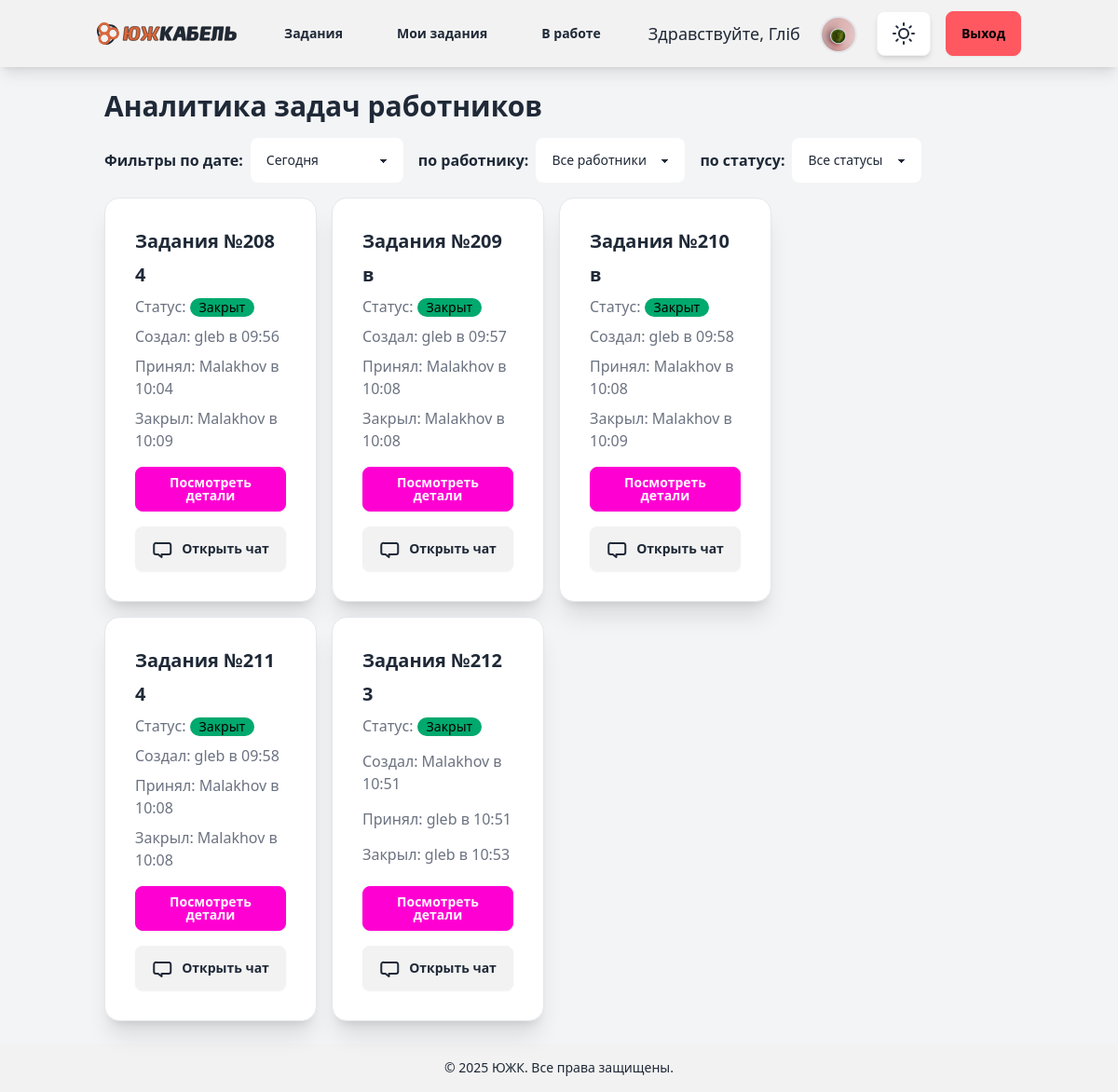
Page /ticket_list_for_boss (signed in) on the earlier database version.
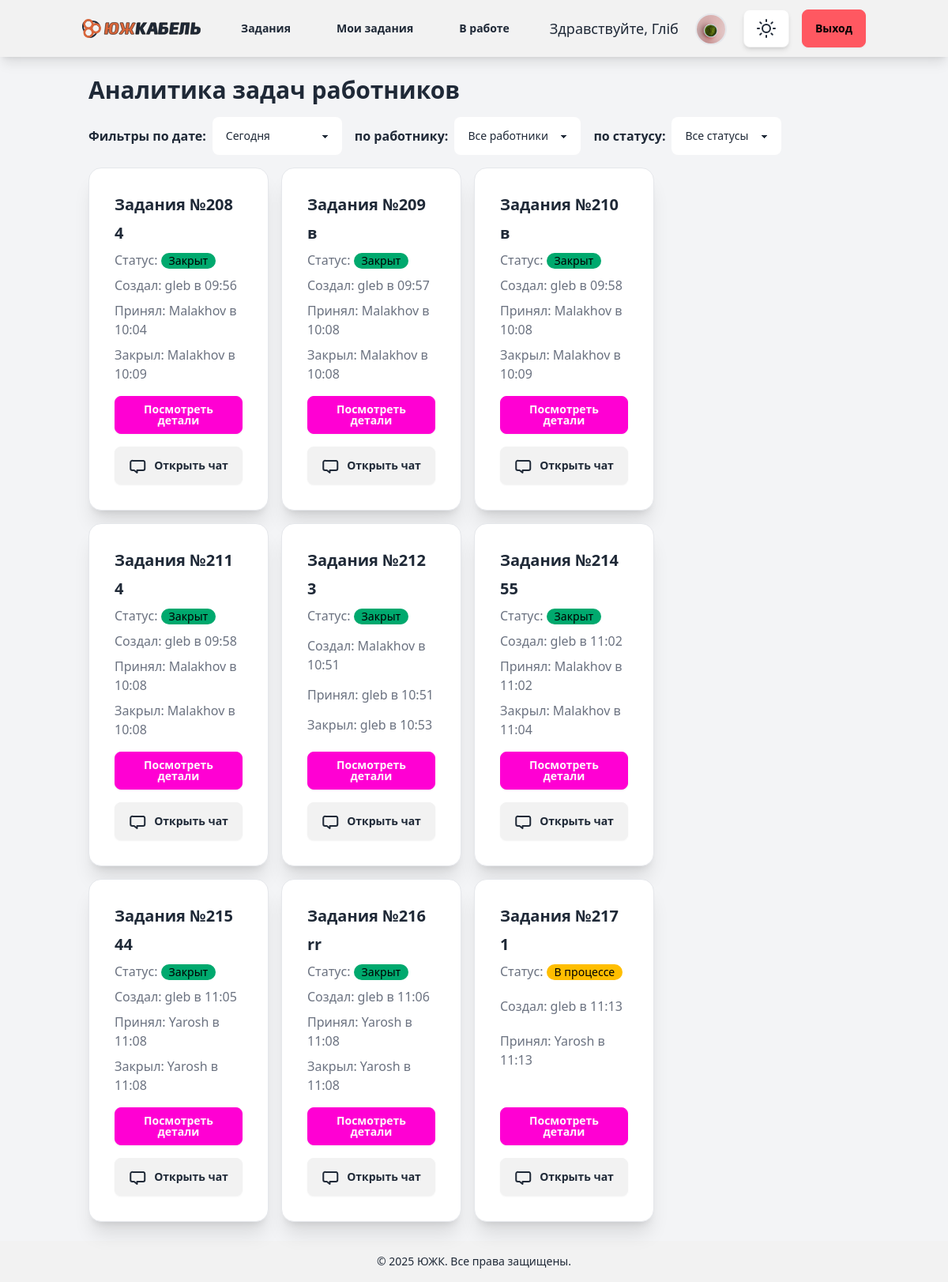
Same page on the later database version.
### account/models.py (models this page shows, shortened)
class CustomUser(AbstractUser):
    department = models.ForeignKey(Department, on_delete=models.SET_NULL, null=True, blank=True)
    position = models.ForeignKey(Position, on_delete=models.SET_NULL, null=True, blank=True, related_name="users")

class Profile(models.Model):
    user = models.OneToOneField(settings.AUTH_USER_MODEL, on_delete=models.CASCADE)
    date_of_birthday = models.DateField(blank=True, null=True)
    photo = models.ImageField(upload_to='users/%Y/%m/%d/', blank=True)
    number = models.CharField(max_length=10, blank=True, null=True)

### tickets/models.py (models this page shows, shortened)
class Ticket(models.Model):
    STATUS_CHOICES = [
        ('open', 'Open'),
        ('in_progress', 'In Progress'),
        ('closed', 'Closed'),
    ]
    title = models.CharField(max_length=200)
    description = models.TextField()
    status = models.CharField(max_length=20, choices=STATUS_CHOICES, default='open')
    created_by = models.ForeignKey(CustomUser, on_delete=models.CASCADE, related_name='tickets_created')
    accepted_by = models.ForeignKey(CustomUser, on_delete=models.CASCADE, related_name='tickets_accepted', null=True,
                                    blank=True)
    department = models.ForeignKey(Department, on_delete=models.CASCADE, related_name='tickets', null=True, blank=True)
    position = models.ForeignKey(Position, on_delete=models.CASCADE, related_name='tickets', null=True, blank=True)
    old_department = models.ForeignKey(Department, on_delete=models.SET_NULL, related_name='old_department', null=True, blank=True)
    old_position = models.ForeignKey(Position, on_delete=models.SET_NULL, related_name='old_position', null=True, blank=True)
    attachment = models.FileField(upload_to='tickets/', null=True, blank=True)
    created_at = models.DateTimeField(auto_now_add=True)
    accepted_at = models.DateTimeField(null=True, blank=True)
    closed_at = models.DateTimeField(null=True, blank=True)
    updated_at = models.DateTimeField(auto_now=True)
    completion_comment = models.TextField(null=True, blank=True)

### tickets/views.py (the view)
# urls.py: path('ticket_list_for_boss', views.ticket_list_for_boss, name='ticket_list_for_boss'),
@login_required
def ticket_list_for_boss(request):
    user = request.user
    chat_id = None
    tickets = Ticket.objects.filter(
        Q(status="closed") | Q(status="in_progress"),
        department=user.department
    )
    users = CustomUser.objects.filter(department=user.department).exclude(id=user.department.boss.id)
    time_filter_user = request.GET.get('time_filter_user', 'today')  # Default to 'today'
    if time_filter_user == 'today':
        tickets = tickets.filter(created_at__date=timezone.now().date())
    elif time_filter_user == 'week':
        start_of_week = timezone.now() - timedelta(days=timezone.now().weekday())
        tickets = tickets.filter(created_at__gte=start_of_week)
    elif time_filter_user == 'month':
        tickets = tickets.filter(created_at__year=timezone.now().year,
                                 created_at__month=timezone.now().month)
    specific_user = request.GET.get('specific_user', '')
    if specific_user:
        try:
            specific_user = int(specific_user)  # Convert to an integer
            tickets = tickets.filter(accepted_by=specific_user)
        except ValueError:
            pass  # If conversion fails, do nothing (avoid crashing)
    specific_status = request.GET.get('specific_status', '')
    if specific_status:
        tickets = tickets.filter(status=specific_status)
    chat = Chat.objects.filter(
        Q(ticket__accepted_by=user) | Q(ticket__created_by=user), is_active=True
    ).first()
    chat_id = chat.ticket.id if chat else None
    return render(request, 'tickets/ticket_list_for_boss.html', {
        'tickets': tickets,
        'users': users,
        'chat_id': chat_id
    })

### templates/tickets/ticket_list_for_boss.html (shortened to what this page needs)
{% extends "blog/base.html" %}
{% block content1 %}
<div class="container mx-auto p-6">
    <h2 class="text-3xl font-bold mb-4">Аналитика задач работников</h2>
    <form method="get" class="mb-4">
        <div class="flex gap-4 items-center">
            <div class="flex gap-2 items-center">
                <label class="font-semibold">Фильтры по дате:</label>
                <select name="time_filter_user" class="select select-bordered" onchange="this.form.submit()">
                    <option value="today" {% if request.GET.time_filter_user == "today" %}selected{% endif %}>Сегодня</option>
                </select>
            </div>
            <div class="flex gap-2 items-center">
                <label class="font-semibold">по работнику:</label>
                <select name="specific_user" class="select select-bordered" onchange="this.form.submit()">
                    <option value=''>Все работники</option>
                </select>
            </div>
             <div class="flex gap-2 items-center">
                <label class="font-semibold">по статусу:</label>
                <select name="specific_status" class="select select-bordered" onchange="this.form.submit()">
                    <option value=''>Все статусы</option>
                </select>
            </div>
        </div>
    </form>
    <div id="ticket-container" class="transition-all duration-300 w-full lg:w-3/4 pr-4">
        <div class="grid grid-cols-1 md:grid-cols-2 lg:grid-cols-3 gap-4">
            {% for ticket in tickets %}
            <div class="card bg-base-100 shadow-xl border border-gray-200" data-ticket-id="{{ ticket.id }}">
                <div class="card-body">
                    <h2 class="card-title text-xl font-semibold">Задания №{{ ticket.id }}</h2>
                    <h3 class="card-title text-xl font-semibold">{{ ticket.title }}</h3>
                    <p class="text-gray-500">Статус:
                        <span class="badge
                            {% if ticket.status == 'open' %}badge-error
                            {% elif ticket.status == 'in_progress' %}badge-warning
                            {% else %}badge-success
                            {% endif %}">
                            {% if ticket.status == 'open' %}Открыт
                            {% elif ticket.status == 'in_progress' %}В процессе
                            {% else %}Закрыт
                            {% endif %}
                        </span>
                    </p>
                    <p class="text-gray-500">Создал:
                        {{ ticket.created_by.username }} в {{ ticket.created_at|date:"H:i" }}
                    </p>
                    <p class="text-gray-500">Принял:
                        {% if ticket.accepted_by %}
                            {{ ticket.accepted_by.username }} в {{ ticket.accepted_at|date:"H:i" }}
                        {% else %}
                            {{ ticket.accepted_by.username|default:"На данный момент не принята" }}
                        {% endif %}
                    </p>
                    <p class="text-gray-500">
                        {% if ticket.closed_at %}
                                Закрыл: {{ ticket.accepted_by.username }} в {{ ticket.closed_at|date:"H:i" }}
                        {% endif %}
                    </p>
                    <a href="{% url 'tickets:ticket_detail' ticket.id %}" class="btn btn-secondary mt-2">Посмотреть детали</a>
                    {% if ticket.chat.messages %}
                    <button class="btn btn-accent open-chat mt-2" data-ticket-id="{{ ticket.chat.id }}">
                        <span>Открыть чат</span>
                    </button>
                    {% endif %}
                </div>
            </div>
            {% endfor %}
        </div>
    </div>
</div>
{% endblock %}

### templates/blog/base.html (shortened to what this page needs)
{% load static %}
{% load tailwind_tags %}
<!DOCTYPE html>
<html lang="ru">
<head>
    {% tailwind_css %}
    <script src="https://cdn.tailwindcss.com"></script>
</head>
<body class="bg-gray-100 theme-transition min-h-screen flex flex-col">
    <nav class="bg-base-200 shadow-lg sticky top-0 z-10">
        <div class="container mx-auto px-4 py-3 flex justify-between items-center">
            <a href="{% url 'tickets:ticket_list_created_by' %}">
                <img id="lightLogo" src="/media/tickets/logo-ru-x-light.svg" alt="Company Logo" width="150">
            </a>
            {% if request.user.is_authenticated %}
            <div class="hidden md:flex items-center space-x-6">
                <a href="{% url 'tickets:ticket_list' %}" class="btn btn-ghost hover:bg-base-300">Задания</a>
                <a href="{% url 'tickets:ticket_list_created_by' %}" class="btn btn-ghost hover:bg-base-300">Мои задания</a>
                <a href="{% url 'tickets:ticket_list_accepted_by' %}" class="btn btn-ghost hover:bg-base-300">В работе</a>
            </div>
            <div class="flex items-center space-x-4">
                <span class="text-lg hidden md:inline">Здравствуйте, {{ request.user.first_name|default:request.user.username }}</span>
                <a href="{% url 'account:user_profile' %}" class="btn btn-ghost p-1 hover:ring-2 hover:ring-primary rounded-full transition-all">
                    {% if request.user.profile.photo %}
                        <img src="{{ request.user.profile.photo.url }}" alt="Profile Picture"
                            class="w-10 h-10 rounded-full border-2 border-primary object-cover">
                    {% else %}
                        <img src="/media/tickets/def.png" alt="Default Profile Picture"
                            class="w-10 h-10 rounded-full border-2 border-gray-300 object-cover">
                    {% endif %}
                </a>
                <button id="theme-toggle-btn" class="btn btn-circle bg-base-100 hover:bg-base-300 shadow-md transition-all">
                </button>
                <form action="{% url 'account:logout' %}" method="post" class="inline">
                    <button type="submit" class="btn btn-error hover:btn-error-focus transition-colors">Выход</button>
                </form>
            </div>
            {% else %}
            <div>
                <a href="{% url 'account:login' %}" class="btn btn-primary hover:bg-primary-focus transition-colors">Вход</a>
            </div>
            {% endif %}
        </div>
    </nav>
    {% block content1 %}
    {% endblock %}
    <footer class="bg-base-200 p-4 text-center text-sm mt-auto">
        <div class="container mx-auto">
            <p>© 2025 ЮЖК. Все права защищены.</p>
        </div>
    </footer>
</body>
</html>

### templates/blog/base.html (style rules this page uses)
.theme-transition { transition: background-color 0.3s ease, color 0.3s ease, border-color 0.3s ease; }

Differences in the rows shown:
added Ticket: id "214", title "55", status "Закрыт", created_by.username "gleb", created_at "11:02", accepted_by.username "Malakhov", accepted_at "11:02", closed_at "11:04"
added Ticket: id "215", title "44", status "Закрыт", created_by.username "gleb", created_at "11:05", accepted_by.username "Yarosh", accepted_at "11:08", closed_at "11:08"
added Ticket: id "216", title "rr", status "Закрыт", created_by.username "gleb", created_at "11:06", accepted_by.username "Yarosh", accepted_at "11:08", closed_at "11:08"
added Ticket: id "217", title "1", status "В процессе", created_by.username "gleb", created_at "11:13", accepted_by.username "Yarosh", accepted_at "11:13"
